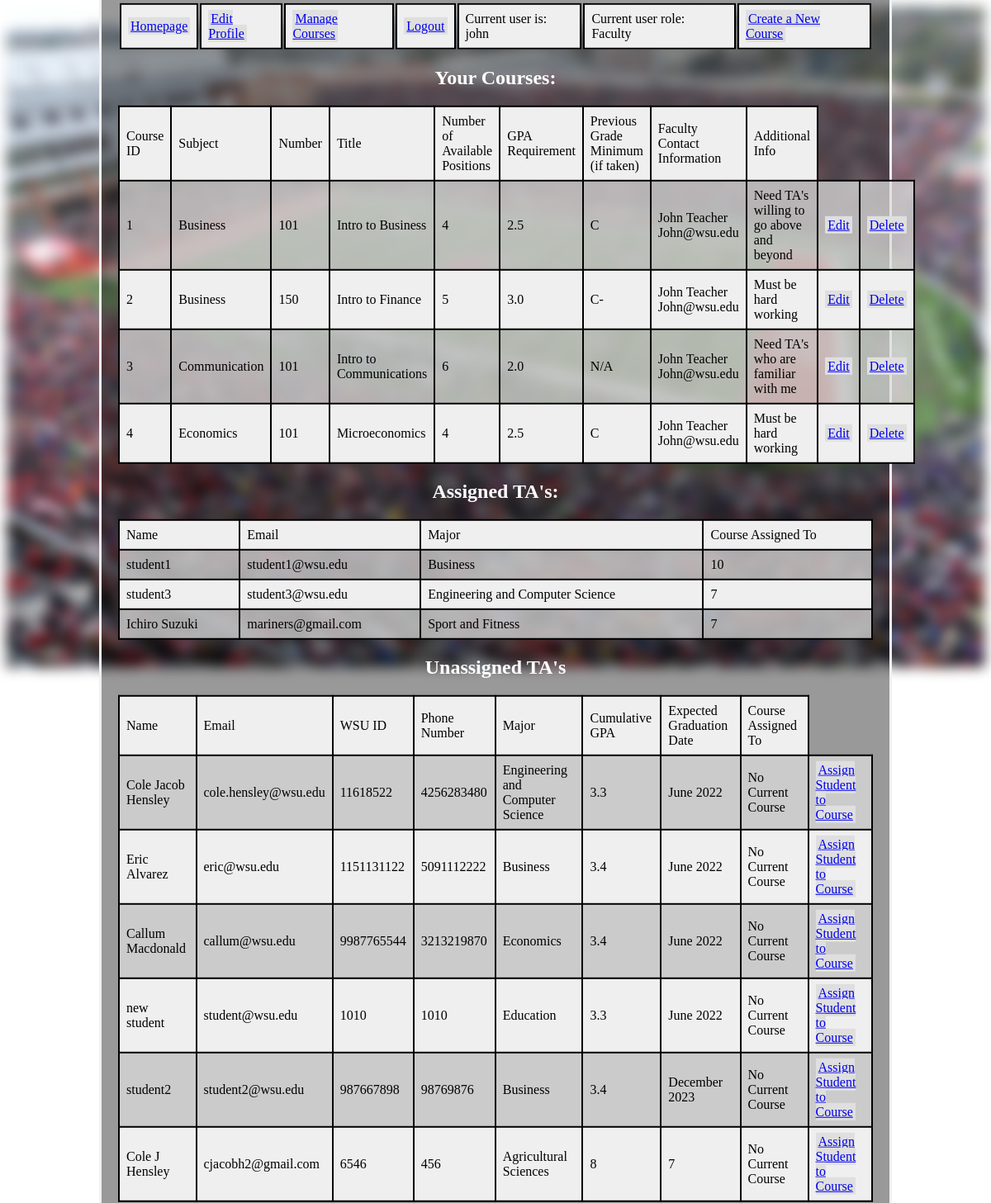
Page /managecourses (signed in) on the committed database.
### app/models.py (models this page shows, shortened)
class User(UserMixin, db.Model):
    status = db.Column(db.Integer, default = 0)        # For TA's: 0 = not accepted to course, anything other than 0 corresponds to course id accepted to
    tof = db.Column(db.Integer)                        # tof stands for TA or Faculty, 1 = TA, 2 = Faculty
    id = db.Column(db.Integer, primary_key=True)
    username = db.Column(db.String(64), unique=True)
    fullname = db.Column(db.String(100))
    email = db.Column(db.String(120), unique = True)
    phonenum = db.Column(db.String(20), unique = True)
    wsuid = db.Column(db.String(20), unique = True)
    password_hash = db.Column(db.String(128))
    major = db.Column(db.String(128))
    cgpa = db.Column(db.String(128))
    egd = db.Column(db.String(128))
    courses = db.relationship('Course', backref='professor')
    appsinuser = db.relationship('Apply', back_populates='_user')

class Course(db.Model):
    id = db.Column(db.Integer, primary_key=True)
    subject = db.Column(db.String(128))
    number = db.Column(db.String(10))
    title = db.Column(db.String(128))
    gpareq = db.Column(db.Float)
    prevgrade = db.Column(db.String(4))
    numslots = db.Column(db.Integer)
    addinfo = db.Column(db.String(256))
    prof_id = db.Column(db.Integer, db.ForeignKey('user.id'))
    appsincourse = db.relationship('Apply', back_populates='_course')

### app/routes.py (the view)
@app.route('/managecourses', methods = ['GET', 'POST', 'DELETE'])
@login_required
def managecourses():
    if current_user.tof == 1:
        return redirect(url_for('index'))
    else:
        students = User.query.filter(User.status == 0, User.tof == 1).all()
        tas = User.query.filter(User.status>0).all()
        courses = Course.query.filter_by(prof_id = current_user.id).all()
        return render_template('managecourses.html', title='Manage Courses', students=students,
            tas=tas, courses=courses)

### app/models.py (called while the page is built)
@login.user_loader
def load_user(id):
    return User.query.get(int(id))

### app/templates/managecourses.html (shortened to what this page needs)
<link rel="stylesheet" href="{{ url_for('static', filename='css/main.css') }}">
{% block content %}
<div class="bg-image"></div>
<div class="bg-text">
    <table>
        <tr>
            <td><a href="{{ url_for('Facindex') }}" class = "mybutton">Homepage</a></td>
            <td><a href="{{ url_for('editfac') }}" class = "mybutton">Edit Profile</a></td>
            <td><a href="{{ url_for('managecourses') }}" class = "mybutton">Manage Courses</a></td>
            {% if current_user.is_anonymous %}
                <td><a href="{{ url_for('login') }}" class = "mybutton"> Login </a></td>
            {% else %}
                <td><a href="{{ url_for('logout') }}" class = "mybutton"> Logout </a></td>
                <td> Current user is: <span class="useritem"> {{ current_user.username }} </span></td>
            {% if current_user.tof == 1 %}
                <td> Current user role: TA </td>
            {% else %}
                <td> Current user role: Faculty </td>
            {% endif %}
            <td><a href="{{ url_for('addcourse') }}" class = "mybutton">Create a New Course</a></td>
            {% endif %}
        </tr>
    </table>
    <h2>Your Courses:</h2>
    <table class = 'coursetable' style = 'width:100%' valign = 'top'>
        <tr>
            <td>Course ID</td>
            <td>Subject</td>
            <td>Number</td>
            <td>Title</td>
            <td>Number of Available Positions</td>
            <td>GPA Requirement</td>
            <td>Previous Grade Minimum (if taken)</td>
            <td>Faculty Contact Information</td>
            <td>Additional Info</td>
        </tr>
        {% for course in courses %}
            {% include 'mngcourse.html' %}
        {% endfor %}
    </table>
    <h2>Assigned TA's:</h2>
    <table class = 'coursetable' style = 'width:100%' valign = 'top'>
        <tr>
            <td>Name</td>
            <td>Email</td>
            <td>Major</td>
            <td>Course Assigned To</td>
        </tr>
        {% for ta in tas %}
            {% include 'showta.html' %}
        {% endfor %}
    </table>
    <h2>Unassigned TA's</h2>
    <table class = 'coursetable' style = 'width:100%' valign = 'top'>
        <tr>
            <td>Name</td>
            <td>Email</td>
            <td>WSU ID</td>
            <td>Phone Number</td>
            <td>Major</td>
            <td>Cumulative GPA</td>
            <td>Expected Graduation Date</td>
            <td>Course Assigned To</td>
        </tr>
        {% for s in students %}
            {% include 'showstudent.html' %}
        {% endfor %}
    </table>
</div>
{% endblock %}

### app/templates/mngcourse.html
<tr>
    <td><div>{{course.id}}</div></td>
    <td><div>{{course.subject}}</div></td>
    <td><div>{{course.number}}</div></td>
    <td><div>{{course.title}}</div></td>
    <td><div>{{course.numslots}}</div></td>
    <td><div>{{course.gpareq}}</div></td>
    <td><div>{{course.prevgrade}}</div></td>
    <td><div>{{course.professor.fullname}}</div><div>{{course.professor.email}}</div></td>
    <td><div>{{course.addinfo}}</div></td>
    <td><a href="{{ url_for('editcourse', course_id = course.id) }}" class = "mybutton">Edit</a></td>
    <td><a href="{{ url_for('deletecourse', course_id = course.id) }}" class = "mybutton">Delete</a></td>
</tr>

### app/templates/showta.html
<tr>
    <td>{{ta.fullname}}</td>
    <td>{{ta.email}}</td>
    <td>{{ta.major}}</td>
    <td>{{ta.status}}</td>
</tr>

### app/templates/showstudent.html
<tr>
    <td>{{s.fullname}}</td>
    <td>{{s.email}}</td>
    <td>{{s.wsuid}}</td>
    <td>{{s.phonenum}}</td>
    <td>{{s.major}}</td>
    <td>{{s.cgpa}}</td>
    <td>{{s.egd}}</td>
    <td>No Current Course</td>
    <td><a href="{{ url_for('assign', user_id = s.id) }}" class = "mybutton">Assign Student to Course</a></td>
</tr>

### app/static/css/main.css (style rules this page uses)
.coursetable { font-family: arial, sans-serif; border-collapse: collapse; width: 92%; }
td { font-family: 'Times New Roman', Times, serif; border: 2px solid #000000; text-align: left; padding: 8px; table-layout: fixed; }
tr:nth-child(even) { background-color: #ddddddbb; }
tr:nth-child(odd) { background-color: rgb(240, 239, 239); }
* { box-sizing: border-box; }
.bg-image { background-image: url(../images/field.jpg); filter: blur(8px); -webkit-filter: blur(8px); height: 100%; background-position: center; background-repeat: no-repeat; background-size: cover; }
.bg-text { background-color: rgb(0,0,0); background-color: rgba(0,0,0, 0.4); color: white; font-weight: bold; border: 3px solid #f1f1f1; position: absolute; top: 50%; left: 50%; transform: translate(-50%, -50%); z-index: 2; width: 80%; padding: 20px; text-align: center; }
.mybutton { padding: 2px 3px; background-color: rgb(223, 223, 223); border: 0px solid white; }

### rows in the picture
User: username "john"
Course: id "1", subject "Business", number "101", title "Intro to Business", numslots "4", gpareq "2.5", prevgrade "C", professor.fullname "John Teacher", professor.email "John@wsu.edu", addinfo "Need TA's willing to go above and beyond"
Course: id "2", subject "Business", number "150", title "Intro to Finance", numslots "5", gpareq "3.0", prevgrade "C-", professor.fullname "John Teacher", professor.email "John@wsu.edu", addinfo "Must be hard working"
Course: id "3", subject "Communication", number "101", title "Intro to Communications", numslots "6", gpareq "2.0", prevgrade "N/A", professor.fullname "John Teacher", professor.email "John@wsu.edu", addinfo "Need TA's who are familiar with me"
Course: id "4", subject "Economics", number "101", title "Microeconomics", numslots "4", gpareq "2.5", prevgrade "C", professor.fullname "John Teacher", professor.email "John@wsu.edu", addinfo "Must be hard working"
User: fullname "student1", email "student1@wsu.edu", major "Business", status "10"
User: fullname "student3", email "student3@wsu.edu", major "Engineering and Computer Science", status "7"
User: fullname "Ichiro Suzuki", email "mariners@gmail.com", major "Sport and Fitness", status "7"
User: fullname "Cole Jacob Hensley", email "cole.hensley@wsu.edu", wsuid "11618522", phonenum "4256283480", major "Engineering and Computer Science", cgpa "3.3", egd "June 2022"
User: fullname "Eric Alvarez", email "eric@wsu.edu", wsuid "1151131122", phonenum "5091112222", major "Business", cgpa "3.4", egd "June 2022"
User: fullname "Callum Macdonald", email "callum@wsu.edu", wsuid "9987765544", phonenum "3213219870", major "Economics", cgpa "3.4", egd "June 2022"
User: fullname "new student", email "student@wsu.edu", wsuid "1010", phonenum "1010", major "Education", cgpa "3.3", egd "June 2022"
User: fullname "student2", email "student2@wsu.edu", wsuid "987667898", phonenum "98769876", major "Business", cgpa "3.4", egd "December 2023"
User: fullname "Cole J Hensley", email "cjacobh2@gmail.com", wsuid "6546", phonenum "456", major "Agricultural Sciences", cgpa "8", egd "7"
